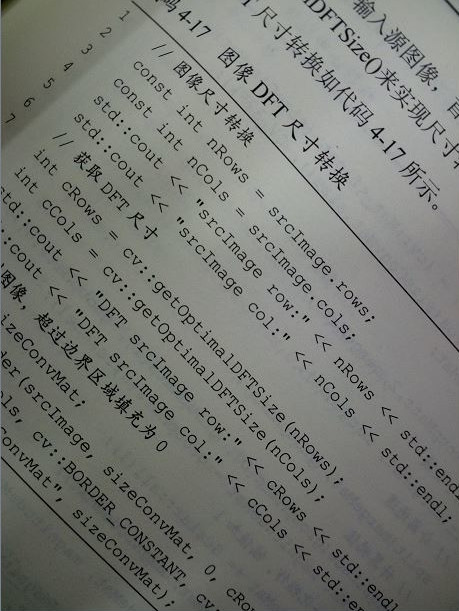
//> input picture imgdata/rotatedText.jpg, 459 x 611 px
$ ./4-17-21_rotatedTextCorrection   (built with g++ and OpenCV 4)
//> lines starting //> are read from the running program, lines starting //| are printed output that depends on the picture
// C++ source file
/***********************************************
# Copyright (c) 2018, Wuhan
# All rights reserved.
#
# @Filename: 4-17-21_rotatedTextCorrection.cpp
# @Version：V1.0
# @Author: Frank Liu - frankliu624@gmail.com
# @Description: 旋转文本图像校正
# @Create Time: 2018-10-06 17:16:36
# @Last Modified: 2018-10-06 17:16:36
***********************************************/
#include <opencv2/core/core.hpp>
#include <opencv2/imgproc/imgproc.hpp>
#include <opencv2/highgui/highgui.hpp>
#include <iostream>
#include <vector>

using namespace std;
using namespace cv;

/**
 * @brief 旋转文本校正
 *
 * @param src
 * @param dst
 */
void rotatedTextCorrection(const Mat src, Mat& dst)
{
    /***************** 1.图像DFT尺寸变换 *******************/

    const int nRows = src.rows, nCols = src.cols;
//> nRows = 611; nCols = 459
    cout << "srcImage row: " << nRows <<endl;
//| srcImage row: 611
    cout << "srcImage col: " << nCols <<endl;
//| srcImage col: 459
    // 获取DFT尺寸
    int cRows = getOptimalDFTSize(nRows);
//> cRows = 625
    int cCols = getOptimalDFTSize(nCols);
//> cCols = 480
    cout << "DFT srcImage row: " << cRows <<endl;
//| DFT srcImage row: 625
    cout << "DFT srcImage col: " << cCols <<endl;
//| DFT srcImage col: 480
    // 复制图像，超过边界区域填充为0
    Mat sizeConvMat;
    copyMakeBorder(src, sizeConvMat, 0, cRows - nRows,
        0, cCols - nCols, BORDER_CONSTANT, Scalar::all(0));
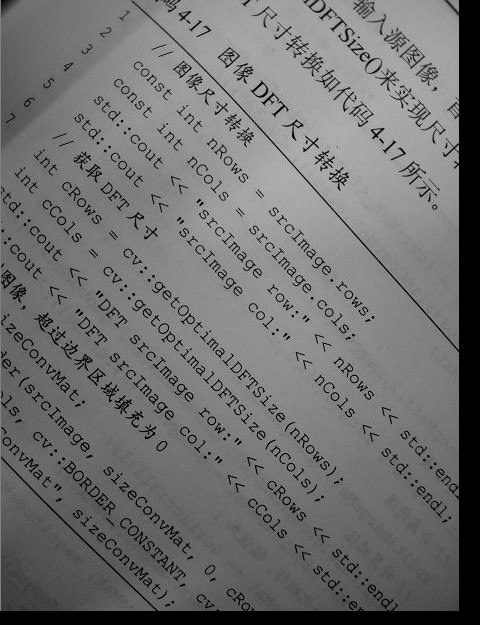
//> sizeConvMat: 625 rows x 480 cols, CV_8UC1; min 0, max 198, mean 112
    imshow("sizeConvMat", sizeConvMat);

    /******************* 2.图像DFT变换 ********************/

    // 通道组建立
    Mat groupMats[] = { Mat_<float>(sizeConvMat), Mat::zeros(sizeConvMat.size(), CV_32F) };
//> groupMats[1]: 625 rows x 480 cols, CV_32FC1; every value is 0
    Mat mergeMat;
    // 通道合并
    merge(groupMats, 2, mergeMat);
    // DFT变换
    dft(mergeMat, mergeMat);
    // 分离通道
    split(mergeMat, groupMats);
    // 计算幅值
    magnitude(groupMats[0], groupMats[1], groupMats[0]);
    Mat magnitudeMat = groupMats[0].clone();
    // 归一化操作，幅值加1
    magnitudeMat += Scalar::all(1);
    // 对数变换
    log(magnitudeMat, magnitudeMat);
    // 归一化
    normalize(magnitudeMat, magnitudeMat, 0, 1, CV_MINMAX);
    // 图像类型转换
    magnitudeMat.convertTo(magnitudeMat, CV_8UC1, 255, 0);
//> magnitudeMat: 625 rows x 480 cols, CV_8UC1
    imshow("magnitudeMat", magnitudeMat);

    /****************** 3.频域中心移动 ********************/
    /**
     * 方法：将图像等分为4份，然后将区域进行互调，完成中心移动。
     */

    // 中心平移
    int cx = magnitudeMat.cols / 2;
//> cx = 240
    int cy = magnitudeMat.rows / 2;
//> cy = 312
    Mat tmp;
    // Top-Left —— 为每一个象限创建ROI
    Mat q0(magnitudeMat, Rect(0, 0, cx, cy));
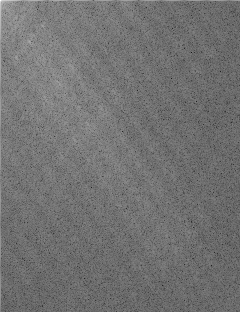
//> q0: 312 rows x 240 cols, CV_8UC1; min 19, max 255, mean 114
    // Top-Right
    Mat q1(magnitudeMat, Rect(cx, 0, cx, cy));
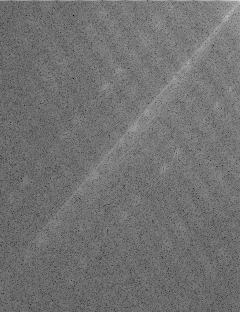
//> q1: 312 rows x 240 cols, CV_8UC1; min 0, max 217, mean 113.4
    // Bottom-Left
    Mat q2(magnitudeMat, Rect(0, cy, cx, cy));
    // Bottom-Right
    Mat q3(magnitudeMat, Rect(cx, cy, cx, cy));
    // 交换象限(Top-Left <--> Bottom-Right)
    q0.copyTo(tmp);
    q3.copyTo(q0);
    tmp.copyTo(q3);
    // 交换象限(Top-Right <--> Bottom-Left)
    q1.copyTo(tmp);
    q2.copyTo(q1);
    tmp.copyTo(q2);
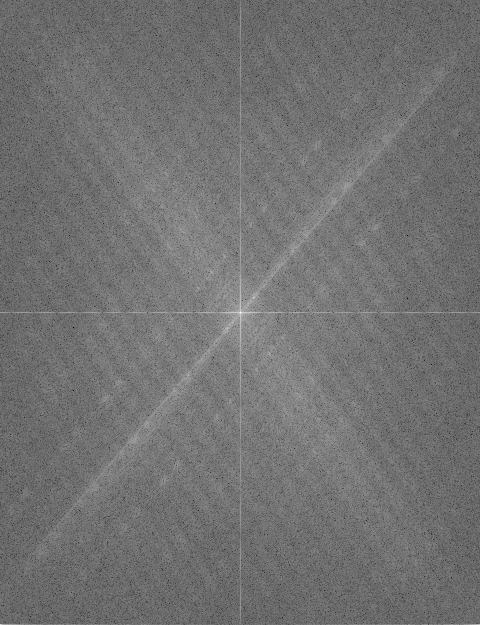
//> magnitudeMat: 625 rows x 480 cols, CV_8UC1; min 0, max 255, mean 113.6
    imshow("magnitudeMat2", magnitudeMat);

    /*************** 4.倾斜角检测 ******************/

    // 固定阈值二值化处理
    Mat binaryMagnMat;
    threshold(magnitudeMat, binaryMagnMat, 132, 255, CV_THRESH_BINARY);
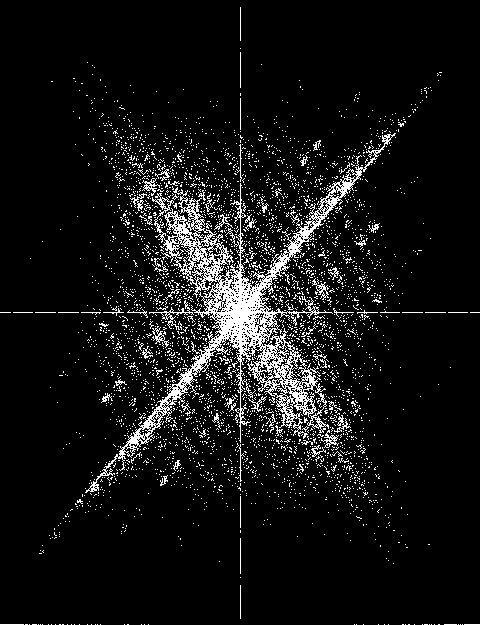
//> binaryMagnMat: 625 rows x 480 cols, CV_8UC1; 7.7% white in thin lines or dots
    imshow("binaryMagnMat", binaryMagnMat);
    /// 霍夫变换
    vector<Vec2f> lines;
    binaryMagnMat.convertTo(binaryMagnMat, CV_8UC1, 255, 0);
    HoughLines(binaryMagnMat, lines, 1, CV_PI/180, 100, 0, 0);
//> lines = 2463 lines (rho, theta), first 12: [240, 0], [312, 1.57], [386, 0.72], [385, 0.7], [383, 0.7], [381, 0.68], [-17, 2.53], [-9, 2.51], [49, 2.36], [-12, 2.51], [-24, 2.55], [-21, 2.53]
    // 检测线个数
    cout << "lines.size:" << lines.size() <<endl;
//| lines.size:2463
    Mat houghMat(binaryMagnMat.size(), CV_8UC3);
    // 绘制检测线
    for(size_t i = 0; i < lines.size(); ++i)
    {
        float rho = lines[i][0], theta = lines[i][1];
        Point pt1, pt2;
        // 坐标变换生成线表达式
        double a = cos(theta), b = sin(theta);
        double x0 = a * rho, y0 = b * rho;
        pt1.x = cvRound(x0 + 1000 * (-b));
        pt1.y = cvRound(y0 + 1000 * a);
        pt2.x = cvRound(x0 - 1000 * (-b));
        pt2.y = cvRound(y0 - 1000 * a);
        line(houghMat, pt1, pt2, Scalar(0, 0, 255), 3, CV_AA);
    }
//> this loop made 2463 passes
//> (rho, theta, a, b, x0, y0) on passes 1 to 3: (240, 0, 1, 0, 240, 0), (312, 1.57, -4.37e-08, 1, -1.36e-05, 312), (386, 0.716, 0.755, 0.656, 291.3, 253.2)
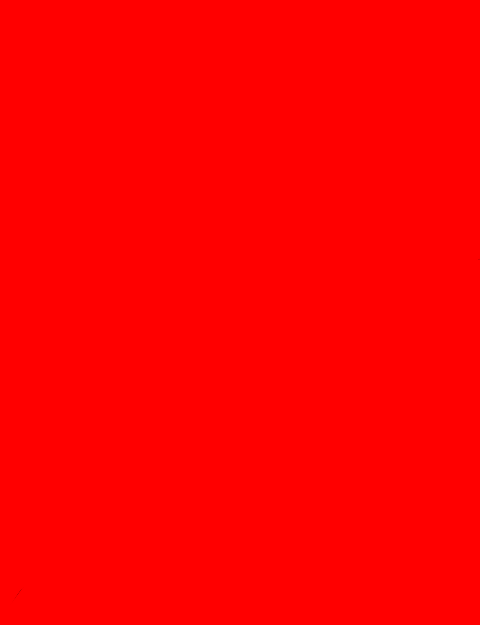
//> houghMat: 625 rows x 480 cols, CV_8UC3; mean B, G, R 0, 0, 255
    imshow("houghMat", houghMat);
    float theta = 0;
    // 检测线角度判断
    for(size_t i = 0; i < lines.size(); ++i)
    {
        float thetaTemp = lines[i][1] * 180 / CV_PI;
        if(thetaTemp > 0 && thetaTemp < 90)
        {
            theta = thetaTemp;
            break;
        }
    }
//> this loop made 3 passes
//> (thetaTemp, theta) on pass 3: (41, 41)
//> thetaTemp on passes 1 to 2: 0, 90
    // 角度转换
    float angelT = nRows * tan(theta / 180 * CV_PI) / nCols;
//> angelT = 1.16
    theta = atan(angelT) * 180 / CV_PI;
//> theta = 49.17
    cout << "theta: " << theta <<endl;
//| theta: 49.1668

    /***************** 5.仿射变换矫正*******************/

    // 取图像中心
    Point2f centerPoint = Point2f(nCols / 2, nRows / 2);
//> centerPoint = Point(229, 305)
    double scale = 1;
    // 计算旋转矩阵
    Mat warpMat = getRotationMatrix2D(centerPoint, theta, scale);
//> warpMat = [[0.654, 0.757, -151.5], [-0.757, 0.654, 278.8]]
    // 仿射变换
    dst.create(nRows, nCols, src.type());
    warpAffine(src, dst, warpMat, dst.size());
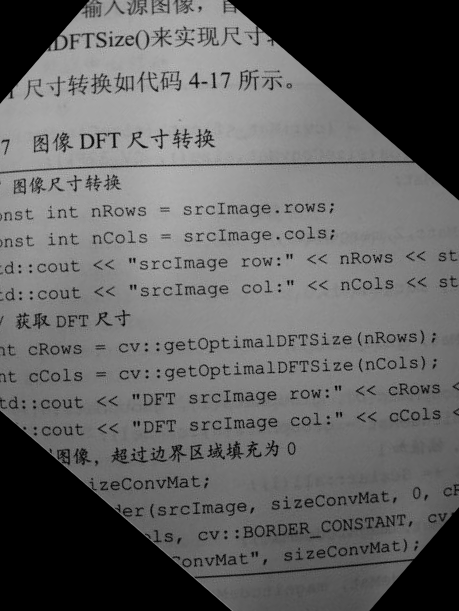
//> dst: 611 rows x 459 cols, CV_8UC1; min 0, max 193, mean 98.6
    imshow("dstImage", dst);
}

// test
int main()
{
    Mat srcImg = imread("../../imgdata/rotatedText.jpg", CV_LOAD_IMAGE_GRAYSCALE);
    if(srcImg.empty())
        return -1;
    Mat dstImg;
    rotatedTextCorrection(srcImg, dstImg);
    waitKey(0);
    return 0;
}
